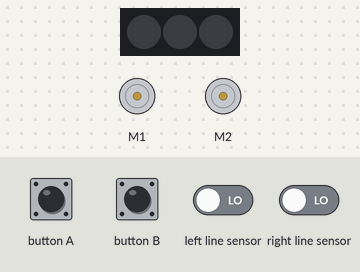
The program below on a simulated Calliope mini (MakeCode). On the bench: 2 × DC motor (green arrow = forward, orange = backward, longer = faster), 3 RGB LEDs in strip order, left to right. The inputs (shaded band) are chosen by the test bench; at power-on: left line sensor LOW, right line sensor LOW.

Above: at 1.2 s.
1.3 s: button A pressed for 0.15 s
At 1.9 s:
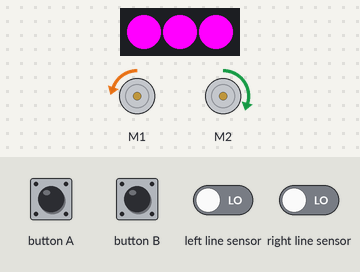
2.9 s: left line sensor driven HIGH
At 4.1 s:
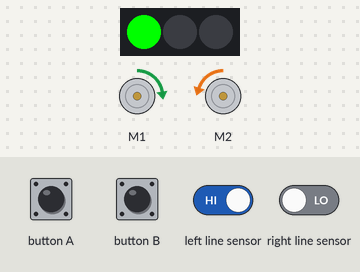
4.4 s: right line sensor driven HIGH
At 5.6 s:
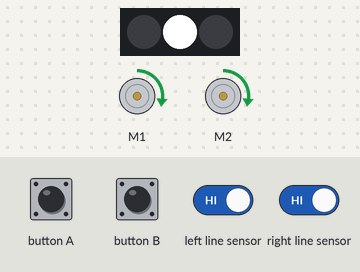
5.9 s: left line sensor driven LOW
At 6.8 s:
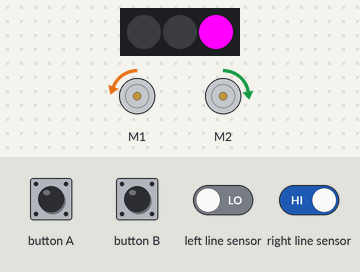
7.4 s: button B pressed for 0.15 s
At 8.9 s:
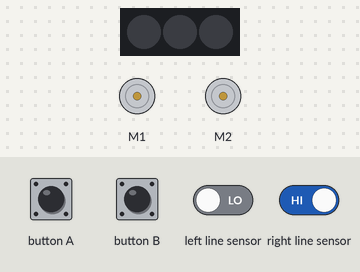
Timing chart, 0 to 10.0 s (numbered marks = the images above; inputs shaded):
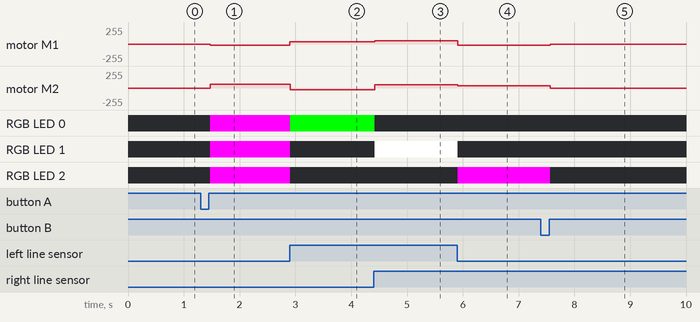

Measured:
- after the input at 1.3 s, motor M1: stopped → backward 22/255 after 0.17 s; motor M2: stopped → forward 60/255 after 0.17 s; RGB LED 0–2: off → RGB(255, 0, 255) after 0.17 s
- after the input at 2.9 s, motor M1: backward 22/255 → forward 32/255 at once; motor M2: forward 60/255 → backward 23/255 at once; RGB LED 0: RGB(255, 0, 255) → RGB(0, 255, 0) at once; RGB LED 1, RGB LED 2: RGB(255, 0, 255) → off at once
- after the input at 4.4 s, motor M1: forward 32/255 → forward 49/255 at once; motor M2: backward 23/255 → forward 49/255 at once; RGB LED 0: RGB(0, 255, 0) → off at once; RGB LED 1: off → RGB(255, 255, 255) at once
- after the input at 5.9 s, motor M1: forward 49/255 → backward 21/255 at once; motor M2: forward 49/255 → forward 32/255 at once; RGB LED 1: RGB(255, 255, 255) → off at once; RGB LED 2: off → RGB(255, 0, 255) at once
- after the input at 7.4 s, motor M1: backward 21/255 → stopped after 0.17 s; motor M2: forward 32/255 → stopped after 0.17 s; RGB LED 2: RGB(255, 0, 255) → off after 0.17 s

The program:

main.ts
```typescript
let ichbinan = 0
let L = 0
let R = 0
let Merk = 0
input.onButtonEvent(Button.A, input.buttonEventClick(), function () {
    if (ichbinan == 1) {
        ichbinan = 0
    } else {
        ichbinan = 1
    }
})
input.onButtonEvent(Button.B, input.buttonEventClick(), function () {
    if (ichbinan == 1) {
        ichbinan = 0
    } else {
        ichbinan = 1
    }
})
basic.forever(function () {
    if (ichbinan == 1) {
        L = maqueen.readPatrol(maqueen.Patrol.PatrolLeft)
        R = maqueen.readPatrol(maqueen.Patrol.PatrolRight)
        if (R != 0 && 0 != L) {
            Merk = 0
            basic.setLedColors(0x000000, 0xffffff, 0x000000)
            maqueen.motorRun(maqueen.Motors.M1, maqueen.Dir.CW, 49)
            maqueen.motorRun(maqueen.Motors.M2, maqueen.Dir.CW, 49)
        } else if (R != 0 && 0 == L) {
            Merk = 1
            basic.setLedColors(0x000000, 0x000000, 0xff00ff)
            maqueen.motorRun(maqueen.Motors.M1, maqueen.Dir.CCW, 21)
            maqueen.motorRun(maqueen.Motors.M2, maqueen.Dir.CW, 32)
        } else if (R == 0 && 0 != L) {
            Merk = -1
            basic.setLedColors(0x00ff00, 0x000000, 0x000000)
            maqueen.motorRun(maqueen.Motors.M1, maqueen.Dir.CW, 32)
            maqueen.motorRun(maqueen.Motors.M2, maqueen.Dir.CCW, 23)
        } else {
            if (Merk < 0) {
                basic.setLedColors(0x00ff00, 0x00ff00, 0x00ff00)
                maqueen.motorRun(maqueen.Motors.M1, maqueen.Dir.CW, 64)
                maqueen.motorRun(maqueen.Motors.M2, maqueen.Dir.CCW, 23)
            } else {
                basic.setLedColors(0xff00ff, 0xff00ff, 0xff00ff)
                maqueen.motorRun(maqueen.Motors.M1, maqueen.Dir.CCW, 22)
                maqueen.motorRun(maqueen.Motors.M2, maqueen.Dir.CW, 60)
            }
        }
    } else {
        maqueen.motorRun(maqueen.Motors.All, maqueen.Dir.CW, 0)
        basic.setLedColors(0x000000, 0x000000, 0x000000)
    }
})
```

test.ts
```typescript
// Hier kann man Tests durchführen; diese Datei wird nicht kompiliert, wenn dieses Paket als Erweiterung verwendet wird.
```
